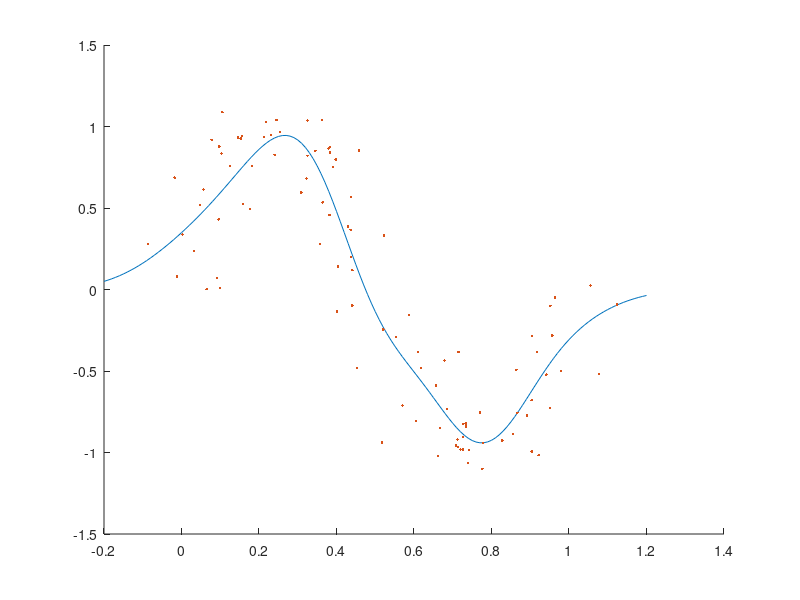

MATLAB code to generate this figure:
load Dateset1.txt
x=Dateset1(:,1);
y=Dateset1(:,2);
A0=(1/(((2*pi).^0.5)*0.125))*exp(-(x-0.125*0).^2/(2*(0.125).^2));
A1=(1/(((2*pi).^0.5)*0.125))*exp(-(x-0.125*1).^2/(2*(0.125).^2));
A2=(1/(((2*pi).^0.5)*0.125))*exp(-(x-0.125*2).^2/(2*(0.125).^2));
A3=(1/(((2*pi).^0.5)*0.125))*exp(-(x-0.125*3).^2/(2*(0.125).^2));
A4=(1/(((2*pi).^0.5)*0.125))*exp(-(x-0.125*4).^2/(2*(0.125).^2));
A5=(1/(((2*pi).^0.5)*0.125))*exp(-(x-0.125*5).^2/(2*(0.125).^2));
A6=(1/(((2*pi).^0.5)*0.125))*exp(-(x-0.125*6).^2/(2*(0.125).^2));
A7=(1/(((2*pi).^0.5)*0.125))*exp(-(x-0.125*7).^2/(2*(0.125).^2));
A8=(1/(((2*pi).^0.5)*0.125))*exp(-(x-0.125*8).^2/(2*(0.125).^2));
A=[A0 A1 A2 A3 A4 A5 A6 A7 A8];
w=inv((A.')*A)*(A.')*y;
x1=-0.2:0.01:1.2;
y0=w(1)*(1/(((2*pi).^0.5)*0.125))*exp(-(x1-0.125*0).^2/(2*(0.125).^2));
y1=w(2)*(1/(((2*pi).^0.5)*0.125))*exp(-(x1-0.125*1).^2/(2*(0.125).^2));
y2=w(3)*(1/(((2*pi).^0.5)*0.125))*exp(-(x1-0.125*2).^2/(2*(0.125).^2));
y3=w(4)*(1/(((2*pi).^0.5)*0.125))*exp(-(x1-0.125*3).^2/(2*(0.125).^2));
y4=w(5)*(1/(((2*pi).^0.5)*0.125))*exp(-(x1-0.125*4).^2/(2*(0.125).^2));
y5=w(6)*(1/(((2*pi).^0.5)*0.125))*exp(-(x1-0.125*5).^2/(2*(0.125).^2));
y6=w(7)*(1/(((2*pi).^0.5)*0.125))*exp(-(x1-0.125*6).^2/(2*(0.125).^2));
y7=w(8)*(1/(((2*pi).^0.5)*0.125))*exp(-(x1-0.125*7).^2/(2*(0.125).^2));
y8=w(9)*(1/(((2*pi).^0.5)*0.125))*exp(-(x1-0.125*8).^2/(2*(0.125).^2));
hold on
plot(x1,y1+y2+y3+y4+y5+y6+y7+y8+y0);
plot(x,y,'.');
e1=y-A*w;
e=norm(e1)/100

